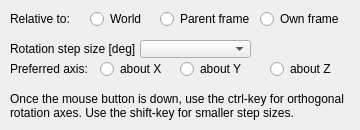
   <widget class="QWidget" name="mouseRotation">
    <attribute name="title">
     <string>Mouse Rotation</string>
    </attribute>
    <widget class="QLabel" name="label_18">
     <property name="geometry">
      <rect>
       <x>10</x>
       <y>90</y>
       <width>341</width>
       <height>31</height>
      </rect>
     </property>
     <property name="text">
      <string>Once the mouse button is down, use the ctrl-key for orthogonal rotation axes. Use the shift-key for smaller step sizes.</string>
     </property>
     <property name="wordWrap">
      <bool>true</bool>
     </property>
    </widget>
    <widget class="QLabel" name="label_7">
     <property name="geometry">
      <rect>
       <x>10</x>
       <y>40</y>
       <width>131</width>
       <height>18</height>
      </rect>
     </property>
     <property name="text">
      <string>Rotation step size [deg]</string>
     </property>
    </widget>
    <widget class="QRadioButton" name="qqOrOwn">
     <property name="geometry">
      <rect>
       <x>260</x>
       <y>10</y>
       <width>91</width>
       <height>18</height>
      </rect>
     </property>
     <property name="focusPolicy">
      <enum>Qt::StrongFocus</enum>
     </property>
     <property name="text">
      <string>Own frame</string>
     </property>
     <property name="autoExclusive">
      <bool>false</bool>
     </property>
    </widget>
    <widget class="QRadioButton" name="qqOrG">
     <property name="geometry">
      <rect>
       <x>270</x>
       <y>60</y>
       <width>81</width>
       <height>18</height>
      </rect>
     </property>
     <property name="focusPolicy">
      <enum>Qt::StrongFocus</enum>
     </property>
     <property name="text">
      <string>about Z</string>
     </property>
     <property name="autoExclusive">
      <bool>false</bool>
     </property>
    </widget>
    <widget class="QComboBox" name="qqOrCombo">
     <property name="geometry">
      <rect>
       <x>140</x>
       <y>40</y>
       <width>111</width>
       <height>18</height>
      </rect>
     </property>
    </widget>
    <widget class="QRadioButton" name="qqOrA">
     <property name="geometry">
      <rect>
       <x>100</x>
       <y>60</y>
       <width>61</width>
       <height>18</height>
      </rect>
     </property>
     <property name="focusPolicy">
      <enum>Qt::StrongFocus</enum>
     </property>
     <property name="text">
      <string>about X</string>
     </property>
     <property name="autoExclusive">
      <bool>false</bool>
     </property>
    </widget>
    <widget class="QRadioButton" name="qqOrB">
     <property name="geometry">
      <rect>
       <x>180</x>
       <y>60</y>
       <width>81</width>
       <height>18</height>
      </rect>
     </property>
     <property name="focusPolicy">
      <enum>Qt::StrongFocus</enum>
     </property>
     <property name="text">
      <string>about Y</string>
     </property>
     <property name="autoExclusive">
      <bool>false</bool>
     </property>
    </widget>
    <widget class="QLabel" name="label_5">
     <property name="geometry">
      <rect>
       <x>10</x>
       <y>10</y>
       <width>81</width>
       <height>18</height>
      </rect>
     </property>
     <property name="text">
      <string>Relative to:</string>
     </property>
    </widget>
    <widget class="QLabel" name="label_6">
     <property name="geometry">
      <rect>
       <x>10</x>
       <y>60</y>
       <width>81</width>
       <height>18</height>
      </rect>
     </property>
     <property name="text">
      <string>Preferred axis:</string>
     </property>
    </widget>
    <widget class="QRadioButton" name="qqOrParent">
     <property name="geometry">
      <rect>
       <x>160</x>
       <y>10</y>
       <width>91</width>
       <height>18</height>
      </rect>
     </property>
     <property name="focusPolicy">
      <enum>Qt::StrongFocus</enum>
     </property>
     <property name="text">
      <string>Parent frame</string>
     </property>
     <property name="autoExclusive">
      <bool>false</bool>
     </property>
    </widget>
    <widget class="QRadioButton" name="qqOrWorld">
     <property name="geometry">
      <rect>
       <x>90</x>
       <y>10</y>
       <width>61</width>
       <height>18</height>
      </rect>
     </property>
     <property name="focusPolicy">
      <enum>Qt::StrongFocus</enum>
     </property>
     <property name="text">
      <string>World</string>
     </property>
     <property name="autoExclusive">
      <bool>false</bool>
     </property>
    </widget>
   </widget>
